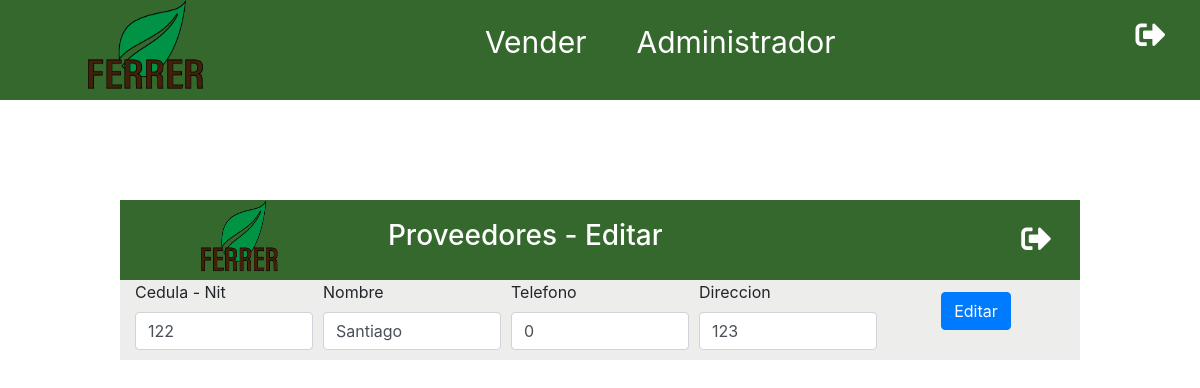
The page /updProveedor.php?id=122 (signed in) on the database its author committed.
### tables this page shows
CREATE TABLE `proveedor` (
  `Cedula_Proveedor` bigint(200) UNSIGNED NOT NULL,
  `Nombre_proveedor` varchar(20) NOT NULL,
  `Telefono_proveedor` bigint(200) NOT NULL,
  `Ciudad_proveedor` varchar(20) NOT NULL,
  `creador` varchar(30) NOT NULL,
  `FechaCreacion` date NOT NULL
);

### includes/funciones/consultas.php (called while the page is built, shortened)
<?php
function obtenerProveedor($id){
    include 'bd_conexion.php';
    try{
        return $conn->query("SELECT Cedula_Proveedor, Nombre_proveedor, Telefono_proveedor, Ciudad_proveedor FROM proveedor WHERE cedula_Proveedor = $id");
    }catch(Exception $e){
        echo "error!!". $e->getMessage() ."<br>";
        return false;
    }
}
?>

### updProveedor.php (the view, shortened to what this page needs)
<?php
include_once 'includes/templates/header.php';
include_once 'includes/funciones/consultas.php';
$id = filter_var($_GET['id'], FILTER_VALIDATE_INT);
    $respuesta = obtenerProveedor($id);
    $proveedor = $respuesta->fetch_assoc();
?>
<div class="inventarioMORE UPDATE" id="EmpladoMORE">
              <div class="TengoEstilos">
                 <img src="./img/logo.png" alt="Logo">
                        <h3>Proveedores - Editar </h3>
                  <a href="Admin.php"> <i class="fas fa-sign-out-alt Singout" id="CerrarAnadir"></i></a>
              </div>
              <div class="container">
                    <form class="Anadir" id="Fproveedor" method="POST">
                       <div class="form-row">
                        <div class="col">
                          <label for="cedula">Cedula - Nit</label>
                          <input type="number" value="<?php echo ($proveedor['Cedula_Proveedor']) ?>" name="cedula" id="CedulaProveedor" class="form-control">
                        </div>
                        <div class="col">
                          <label for="nombre">Nombre</label>
                          <input type="text" value="<?php echo ($proveedor['Nombre_proveedor']); ?>" name="nombre" id="nombreProveedor" class="form-control">
                        </div>
                        <div class="col">
                          <label for="celular">Telefono</label>
                          <input type="number"  value="<?php echo ($proveedor['Telefono_proveedor']) ?>" name="celular" id="CelularProveedor" class="form-control" >
                        </div>
                        <div class="col">
                          <label for="direccion">Direccion</label>
                          <input type="text"  value="<?php echo ($proveedor['Ciudad_proveedor']) ?>" name="direccion" id="direccionProveedor" class="form-control" >
                        </div>
                        <div class="col Enviar">
                          <button type="submit"  class="btn btn-primary mb-2">Editar</button>
                        </div>
                      </div>
                    </form>
                  </div>
            </div>

### css/style.css (style rules this page uses)
* { margin:0; }
body { margin: 0; width: 100vw; font-family: 'Lato',Arial, Helvetica, sans-serif ; justify-content: center; }
.TengoEstilos { background: #35682d; width: 100%; height: auto; display: flex; justify-content: space-around; align-items: center; }
.TengoEstilos img { width: 120px; height: 100px; margin: 0 50px; }
.Singout { color: #fff; margin-left: 300px; font-size: 30px; }
form { display: flex; flex-direction: column; justify-content: center; align-items: center; }
label { display: block; margin-bottom: 10px; }
h3 { color: white; font-weight: 300; }
.inventarioMORE { background-color:rgb(237, 238, 235); width: 80vw; height: auto; display: none; position: absolute; flex-direction: column; justify-content: center; align-self: center; top: 25%; left: 10%; overflow: hidden; }
.inventarioMORE img { width: 80px; height: 80px; }
.Enviar { display: flex; justify-content: center; align-items: center; }
.Anadir { margin-bottom: 10px; }
.UPDATE { display: flex; }

### rows shown on the page
proveedor: cedula "122", nombre "Santiago", celular "0", direccion "123"
